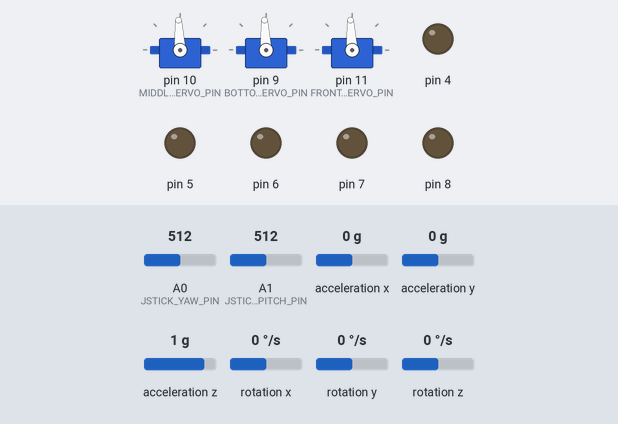
A sketch run on a simulated Arduino Uno, built with avr-gcc and run on an emulated ATmega328P. Shown: 3 × servo, output pins drawn as LEDs (lit = HIGH). Wiring (inferred from the names in the program): MPU-6050 motion sensor at I2C address 0x68. Inputs (shaded band) come from the test bench; at power-on: rotation x 0 °/s, A0 (JSTICK_YAW_PIN) = 512, A1 (JSTICK_PITCH_PIN) = 512, rotation z 0 °/s, acceleration x 0 g, acceleration y 0 g, acceleration z 1 g, rotation y 0 °/s. EEPROM starts erased; what the sketch prints to the serial monitor is not drawn.

Above: at 4.6 s.
4.7 s: rotation x set to -192 °/s
At 5.09 s:
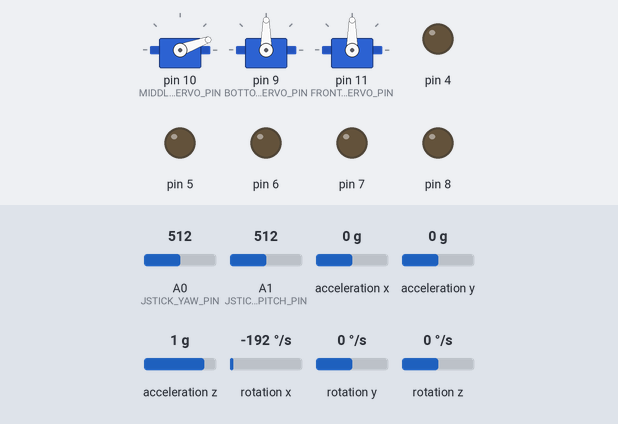
At 5.8 s:
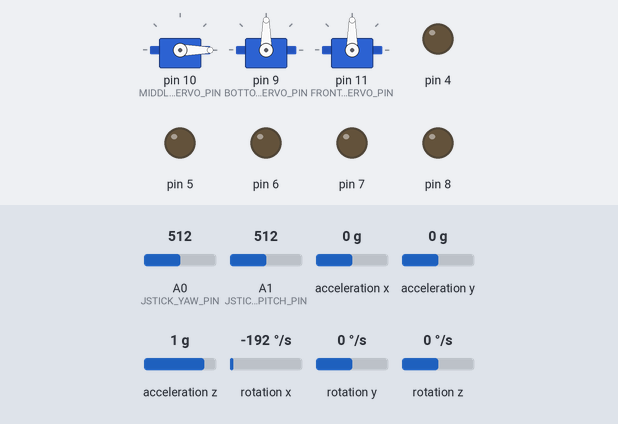
6.6 s: A0 (JSTICK_YAW_PIN) set to 538
8.1 s: A0 (JSTICK_YAW_PIN) set to 551
At 8.7 s:
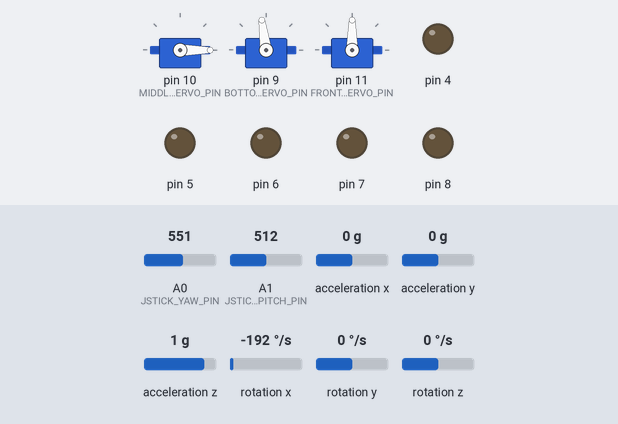
11.1 s: A1 (JSTICK_PITCH_PIN) set to 533
14.1 s: A1 (JSTICK_PITCH_PIN) set to 551
At 14.53 s:
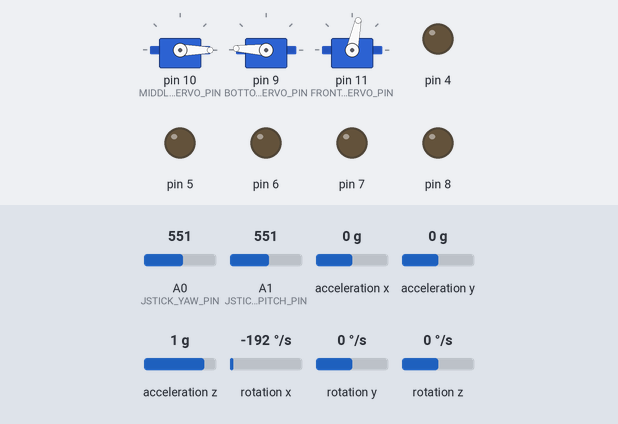
17.1 s: rotation z set to -192 °/s
Timing chart, 0 to 23.1 s (numbered marks = the images above; inputs shaded):
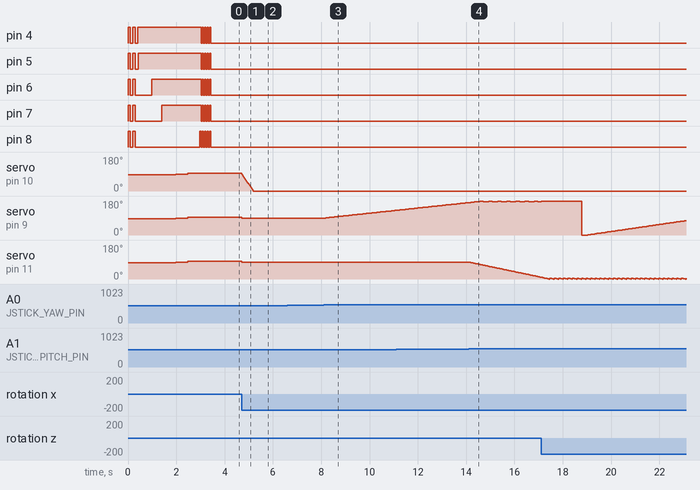

The sketch:

stabilizer.ino
```cpp
#include <Servo.h>
#include <Wire.h>
#include <EEPROM.h>

#include <stdarg.h>

#include "opcode.h"
#include "statusled.h"
#include "stabilizer.h"

#define size_t unsigned long long

#define BLUETOOTH_MODE_SERIAL
/**
 * \brief global pin variables..
 * \a BOTTOM_SERVO_PIN             = 9
 * \a MIDDLE_SERVO_PIN             = 10
 * \a FRONT_SERVO_PIN              = 11
 * \a JSTICK_YAW_PIN               = A0
 * \a JSTICK_PITCH_PIN             = A1
 * \a RESET_POS_PIN                = 3
 */
constexpr auto BOTTOM_SERVO_PIN = 9;
constexpr auto MIDDLE_SERVO_PIN = 10;
constexpr auto FRONT_SERVO_PIN = 11;
constexpr auto JSTICK_YAW_PIN = A0;
constexpr auto JSTICK_PITCH_PIN = A1;
constexpr auto RESET_POS_PIN = 3;
/// middle point (just for servo)
// TODO : change servo with gearbox motor. (this variable will be removed).
constexpr auto MID_POINT = 90;

double  pitchMidPoint   = MID_POINT,
        yawMidPoint     = MID_POINT,
        rollMidPoint    = MID_POINT;

const int MPU = 0x68; // MPU6050 I2C address

/**
 * \brief status LED pins:
 * * 4 5 6 7 8
 */
statusLED SLED(4,5,6,7,8);

Servo yDirection, xDirection, zDirection;

float AccX, AccY, AccZ;
float GyroX, GyroY, GyroZ;
float accAngleX, accAngleY, gyroAngleX, gyroAngleY, gyroAngleZ;
float roll, pitch, yaw;
float lastRoll, lastPitch, lastYaw;
float AccErrorX, AccErrorY, GyroErrorX, GyroErrorY, GyroErrorZ;
float elapsedTime, currentTime, previousTime;

void calculate_IMU_error();
void resetHandlers();
void collibrate();
void saveDataToEEPROM();
void initializeDevice();
void parseCommand(const String &);

void setup() {
    SLED.blinkALL(100, 2);
    SLED.setStatus(0x01);
    Serial.begin(9600);

    sendOpCode(OpCode::DEBUG_MODE,"s","device started");

    Wire.begin();                      // Initialize communication
    Wire.beginTransmission(MPU);       // Start communication with MPU6050 // MPU=0x68
    Wire.write(0x6B);                  // Talk to the register 6B
    Wire.write(0x00);                  // Make reset - place a 0 into the 6B register
    Wire.endTransmission(true);        // end the transmission

    /*
    ! unused code (configure ACCEL):
    * Configure Accelerometer Sensitivity - Full Scale Range (default +/- 2g)
    * Wire.beginTransmission(MPU);
    * Wire.write(0x1C);                  //Talk to the ACCEL_CONFIG register (1C hex)
    * Wire.write(0x10);                  //Set the register bits as 00010000 (+/- 8g full scale range)
    * Wire.endTransmission(true);
    ! unused code (configure GYRO):
    * Configure Gyro Sensitivity - Full Scale Range (default +/- 250deg/s)
    * Wire.beginTransmission(MPU);
    * Wire.write(0x1B);                   // Talk to the GYRO_CONFIG register (1B hex)
    * Wire.write(0x10);                   // Set the register bits as 00010000 (1000deg/s full scale)
    * Wire.endTransmission(true);
    * delay(20);
    */
#ifndef BLUETOOTH_MODE_SERIAL
    sendOpCode(OpCode::MESSAGE,"s","begin c_imu_func\n");
#endif // * !BLUETOOTH_MODE_SERIAL
    //initializeDevice();
    delay(20);
    SLED.setStatus(0b00000011);
    collibrate();

    xDirection.attach(MIDDLE_SERVO_PIN);
    zDirection.attach(BOTTOM_SERVO_PIN);
    yDirection.attach(FRONT_SERVO_PIN);

    //test servo motors
    for (int i = -1; i <= 1; ++i)
    {
        xDirection.write(MID_POINT + i * 3);
        yDirection.write(MID_POINT + i * 3);
        zDirection.write(MID_POINT + i * 3);

        sendOpCode(OpCode::MESSAGE,"sis","test motors on",MID_POINT + i * 3,"degree");
        delay(500); //wait for servo to test
    }
    SLED.setStatus(0b00011111);
    SLED.blinkALL(50, 5);

    /**
     * this line of code enable reset mode and attach it to resetHandlers
     */
    //pinMode(RESET_POS_PIN,INPUT);
    //attachInterrupt(digitalPinToInterrupt(RESET_POS_PIN), resetHandlers, CHANGE);
}

void loop() {
    // === Read accelerometer data === //
    Wire.beginTransmission(MPU);
    Wire.write(0x3B); // Start with register 0x3B (ACCEL_XOUT_H)
    Wire.endTransmission(false);
    Wire.requestFrom(MPU, 6, true); // Read 6 registers total, each axis value is stored in 2 registers
    //For a range of +-2g, we need to divide the raw values by 16384, according to the datasheet
    AccX = (Wire.read() << 8 | Wire.read()) / 16384.0; // X-axis value
    AccY = (Wire.read() << 8 | Wire.read()) / 16384.0; // Y-axis value
    AccZ = (Wire.read() << 8 | Wire.read()) / 16384.0; // Z-axis value
    // Calculating Roll and Pitch from the accelerometer data
    accAngleX = (atan(AccY / sqrt(pow(AccX, 2) + pow(AccZ, 2))) * 180 / PI) - AccErrorX;      // AccErrorX ~(0.58) See the calculate_IMU_error()custom function for more details
    accAngleY = (atan(-1 * AccX / sqrt(pow(AccY, 2) + pow(AccZ, 2))) * 180 / PI) - AccErrorY; // AccErrorY ~(-1.58)
    // === Read gyroscope data === //
    previousTime = currentTime;        // Previous time is stored before the actual time read
    currentTime = millis();            // Current time actual time read
    elapsedTime = (currentTime - previousTime) / 1000; // Divide by 1000 to get seconds
    Wire.beginTransmission(MPU);
    Wire.write(0x43); // Gyro data first register address 0x43
    Wire.endTransmission(false);
    Wire.requestFrom(MPU, 6, true); // Read 4 registers total, each axis value is stored in 2 registers
    GyroX = (Wire.read() << 8 | Wire.read()) / 131.0; // For a 250deg/s range we have to divide first the raw value by 131.0, according to the datasheet
    GyroY = (Wire.read() << 8 | Wire.read()) / 131.0;
    GyroZ = (Wire.read() << 8 | Wire.read()) / 131.0;
    // Correct the outputs with the calculated error values
    GyroX = GyroX - GyroErrorX; // GyroErrorX ~ (-0.56)
    GyroY = GyroY - GyroErrorY; // GyroErrorY ~ (2)
    GyroZ = GyroZ - GyroErrorZ; // GyroErrorZ ~ (-0.8)
    // Currently the raw values are in degrees per seconds, deg/s, so we need to multiply by seconds (s) to get the angle in degrees
    gyroAngleX = gyroAngleX + GyroX * elapsedTime; // deg/s * s = deg
    gyroAngleY = gyroAngleY + GyroY * elapsedTime;

    yaw = yaw + GyroZ * elapsedTime;
    // Complementary filter - combine accelerometer and gyro angle values
    roll = 0.96 * gyroAngleX + 0.04 * accAngleX;
    pitch = 0.96 * gyroAngleY + 0.04 * accAngleY;

#ifdef BLUETOOTH_MODE_SERIAL
    if (Serial.available())
    {
        String commmand = Serial.readStringUntil(';');
        parseCommand(commmand);
    }
#elif 1
    // Print the values on the serial monitor
    sendOpCode(OpCode::PITCH_DEGREE,"i",pitch);
    sendOpCode(OpCode::ROLL_DEGREE,"i",roll);
    sendOpCode(OpCode::YAW_DEGREE,"i",yaw);
#endif // BLUETOOTH_MODE_SERIAL

    if (lastRoll != roll || lastPitch != pitch || lastYaw != yaw)
    {
        xDirection.write(roll + rollMidPoint);
        yDirection.write(pitch + pitchMidPoint);
        zDirection.write(-yaw + yawMidPoint);
    }

    lastRoll = roll;
    lastPitch = pitch;
    lastYaw = yaw;

    auto yButton = analogRead(JSTICK_YAW_PIN);
    auto pButton = analogRead(JSTICK_PITCH_PIN) ;

    /*!
     * read yaw and pitch axis of joystick and set to \a yButton and \a pButton.
     * middle number is 500 value must have at least 50 distance to 50.
     * and it minus 500 and divide to 1200 (experimental choice).
     * boundary angles are 0 and 180.
     * if mid points reach boundaries, they push back by 5 degree.
     */
    if(yButton < 450 || yButton > 550)
    {
        yawMidPoint += (yButton - 500.) / 1200.;
        if (yawMidPoint > 180)
        {
            yawMidPoint = 175;
        }
        else if (yawMidPoint < 0)
        {
            yawMidPoint = 5;
        }
    }
    if(pButton < 450 || pButton > 550)
    {
        pitchMidPoint -= (pButton - 500.) / 600.;
        if (pitchMidPoint > 180)
        {
            pitchMidPoint = 175;
        }
        else if(pitchMidPoint < 0)
        {
            pitchMidPoint = 5;
        }
    }
#if !defined(BLUETOOTH_MODE_SERIAL) && 0
    sendOpCode(OpCode::MESSAGE,"isisi",pButton," ",yButton," ",digitalRead(RESET_POS_PIN));
#endif // * !BLUETOOTH_MODE_SERIAL
}

/**
 * this function parse data coming from serial COM.
 * and send appropriate command to controller application.
 *
 * \param  command {String} :
 *      input command is contain commands and their parameters separated with ':' and ends with ';'.
 */
void parseCommand(const String &command)
{
    int seprator = command.indexOf(':');
    int operationCode = command.substring(0,seprator).toInt();

    // * Debug :
    // * sendOpCode(OpCode::MESSAGE,"iS",operationCode,command);
    switch (operationCode)
    {

    case OpCode::MOVE_PITCH_MID:
    {
        pitchMidPoint = static_cast<double>(command.substring(seprator+1,command.indexOf(';')).toInt()) +MID_POINT;
        sendOpCode(OpCode::PITCH_MID,"i",static_cast<int>(pitchMidPoint));
        yDirection.write(pitch + pitchMidPoint);
        break;
    }

    case OpCode::MOVE_ROLL_MID:
    {
        rollMidPoint = static_cast<double>(command.substring(seprator+1,command.indexOf(';')).toInt()) + MID_POINT;
        sendOpCode(OpCode::ROLL_MID,"i",static_cast<int>(rollMidPoint));
        xDirection.write(roll + rollMidPoint);
        break;
    }

    case OpCode::MOVE_YAW_MID:
    {
        yawMidPoint = -static_cast<double>(command.substring(seprator+1,command.indexOf(';')).toInt()) + MID_POINT;
        sendOpCode(OpCode::YAW_MID,"i",static_cast<int>(yawMidPoint));
        zDirection.write(-yaw + yawMidPoint);
        break;
    }
    default:
        sendOpCode(OpCode::INVALID_SERIAL_COM);
        break;
    }
}

/**
 * \brief calculate_IMU_error
 * this function calculate IMU error and set to \a AccErrorX and \a AccErrorY for ACCEL
 * and GYRO error set to \a GyroErrorX , \a GyroErrorY and \a GyroErrorZ .
 */
void calculate_IMU_error() {
    int c = 0;
    // Note that you should place the IMU flat in order to get the proper values, so that you then can the correct values
    // Read accelerometer values 400 times
    while (c < 400) {
        Wire.beginTransmission(MPU);
        Wire.write(0x3B);
        Wire.endTransmission(false);
        Wire.requestFrom(MPU, 6, true);
        AccX = (Wire.read() << 8 | Wire.read()) / 16384.0;
        AccY = (Wire.read() << 8 | Wire.read()) / 16384.0;
        AccZ = (Wire.read() << 8 | Wire.read()) / 16384.0;
        // Sum all readings
        AccErrorX = AccErrorX + ((atan((AccY) / sqrt(pow((AccX), 2) + pow((AccZ), 2))) * 180 / PI));
        AccErrorY = AccErrorY + ((atan(-1 * (AccX) / sqrt(pow((AccY), 2) + pow((AccZ), 2))) * 180 / PI));
        c++;
    }
    SLED.setStatus(0b00000111);
    //Divide the sum by 400 to get the error value
    AccErrorX = AccErrorX / 400;
    AccErrorY = AccErrorY / 400;
    c = 0;
    // Read gyro values 400 times
    while (c < 400) {
        Wire.beginTransmission(MPU);
        Wire.write(0x43);
        Wire.endTransmission(false);
        Wire.requestFrom(MPU, 6, true);
        GyroX = Wire.read() << 8 | Wire.read();
        GyroY = Wire.read() << 8 | Wire.read();
        GyroZ = Wire.read() << 8 | Wire.read();
        // Sum all readings
        GyroErrorX = GyroErrorX + (GyroX / 131.0);
        GyroErrorY = GyroErrorY + (GyroY / 131.0);
        GyroErrorZ = GyroErrorZ + (GyroZ / 131.0);
        c++;
    }
    SLED.setStatus(0b00001111);
    //Divide the sum by 400 to get the error value
    GyroErrorX = GyroErrorX / 400;
    GyroErrorY = GyroErrorY / 400;
    GyroErrorZ = GyroErrorZ / 400;

    // Print the error values on the Serial Monitor

#if !defined(BLUETOOTH_MODE_SERIAL) && 0
    sendOpCode(OpCode::ACC_ERROR_DATA,"ff",AccErrorX,AccErrorY);
    sendOpCode(OpCode::GYRO_ERROR_DATA,"fff",GyroErrorX,GyroErrorY,GyroErrorZ);
#endif
}

void collibrate()
{
    calculate_IMU_error();
    //
    //some other codes ***************
    //
    saveDataToEEPROM();
}

//save error data to EEPROM (AccErrorX, AccErrorY, GyroErrorX, GyroErrorY, GyroErrorZ)
constexpr int dataSize = sizeof(float);
constexpr int dataShift = 1;
/**
 * \brief saveDataToEEPROM
 * this function save ACCEL and GYRO data to epprom.
 */
void saveDataToEEPROM()
{
    //true means data saved at least one time.
    EEPROM.write(0, 0x1);
    EEPROM.put(0x0 * dataSize + dataShift, AccErrorX);
    EEPROM.put(0x1 * dataSize + dataShift, AccErrorY);
    EEPROM.put(0x2 * dataSize + dataShift, GyroErrorX);
    EEPROM.put(0x3 * dataSize + dataShift, GyroErrorY);
    EEPROM.put(0x4 * dataSize + dataShift, GyroErrorZ);
}

//load error values from EEPROM.
void initializeDevice()
{
    if (dataShift > 0 && EEPROM.length() >= 5 * dataSize + dataShift && EEPROM.read(0) == 0x1)//if true then EEPROM data is valid
    {
        EEPROM.get(0x0 * dataSize + dataShift, AccErrorX);
        EEPROM.get(0x1 * dataSize + dataShift, AccErrorY);
        EEPROM.get(0x2 * dataSize + dataShift, GyroErrorX);
        EEPROM.get(0x3 * dataSize + dataShift, GyroErrorY);
        EEPROM.get(0x4 * dataSize + dataShift, GyroErrorZ);
    }
    else if (EEPROM.read(0) == 0x1) //send error code
    {
        sendOpCode(OpCode::EMPTY_EEPROM);
        collibrate();
    }
    else
    {
        sendOpCode(OpCode::INVALID_EEPROM);
    }
}
/**
 * this function reset servo motors position to \a MID_POINT and show an led status.
 * \brief resetServoPosition
 */
void resetServoPosition()
{
    pitchMidPoint = rollMidPoint = yawMidPoint = MID_POINT;
    SLED.setStatus(0b00000100);
    delay(100);
    SLED.clearALL();
}
```

opCode.h
```cpp
#pragma once
#ifndef OPCODE_H
#define OPCODE_H

enum OpCode:uint8_t
{
    /// operations : contain controll commands.
    MOVE_PITCH_MID = 0x05,  /**
                             * this command send from controller application.
                             * and means pitch motor must move with given angle.
                             * \param angle : single parameters containing a number between -90 to 90
                             */
    MOVE_ROLL_MID,      /** same as the \a MOVE_PITCH_MID   */
    MOVE_YAW_MID,       /** same as the \a MOVE_PITCH_MID   */
    RESET_PITCH_MID,    /// reset just pitch mid    (no parameters)
    RESET_ROLL_MID,     /// reset just roll mid     (no parameters)
    RESET_YAW_MID,      /// reset just yaw mid      (no parameters)
    PATH_WITH_SPEED,    /*!
                        * this command send by controller application and contain 6 parameters
                        * \param midDist : distention
                        */
    PITCH_MID,          /** get \a PITCH_MID value (no parameters)       */
    ROLL_MID,           /** get \a ROLL_MID value (no parameters)        */
    YAW_MID,            /** get \a YAW_MID value (no parameters)         */
    PITCH_ANGLE,        /** get \a PITCH_ANGLE value (no parameters)     */
    ROLL_ANGLE,         /** get \a ROLL_ANGLE value (no parameters)      */
    YAW_ANGLE,          /** get \a YAW_ANGLE value (no parameters)       */

    /// settings:
    CALIBRATE_STABILIZER = 0x20,
                            /**
                             * call calibration function.
                             * it take some seconds to calibrate
                             */
    GET_ERROR_DATA,         /** get data from GYRO and ACCEL error data and send to controller application. */
    GET_EEPROM_DATA,        /** get data from eeprom data and send to controller application. */
    GET_CURRENT_ANGLE,      /** get */

    CLEAR_EEPROM,
    GYRO_ERROR_DATA,
    ACC_ERROR_DATA,

    /// status LED : LED's command goes here.
    BLINK_LED = 0xe0,       /// make status LED to blink (call blink function)
    SET_LED_STATUS,         /** a command with a \param that is a number between zero (0b0) and 63(0b11111)*/

    /// error codes : error code for better debuging.
    EMPTY_EEPROM = 0xd0,    /// an error rise when eeprom is empty (data for calibration will store in eeprom)
    INVALID_EEPROM,         /// an error rise when data in eeprom is invalid (can be fetermined ).
    INVALID_GYRO,
    INVALID_SERIAL_COM,    /// an error rise when data that came from serial COM is invalid.
    INVALID_INPUT,          ///

    /// system code.
    OK = 0xf0,              // send a message from/to controller to verify command correctness
    MESSAGE,                /**
                             * a command that followed by single parameter.
                             * \param message : an string containing a message from/to controller application.
                             */
    DEBUG_MODE,             /// switch micro to debug mode, so debug message sends over serial COM.
};

#endif // * !OPCODE
```

stabilizer.cpp
```cpp
#include "stabilizer.h"

void sendOpCode(const OpCode oc)
{
    Serial.println(String(oc) + ';');
}

void sendOpCode(const OpCode operationCode, const String &commandString)
{
    Serial.println(String(operationCode) + ":" + commandString) + ';';
}

void sendOpCode(const OpCode oc, const char *formatter,...)
{
    va_list valist;
    char seprator = ':';
    int size = strlen(formatter);
    va_start(valist, size);
    String data = 'o' + String(oc);

    for (int i = 0; i < size; i++)
    {
        data += seprator;
        switch(formatter[i])
        {
        case 'i':
            data += va_arg(valist, int);
            break;
        case 's':
            data += va_arg(valist, const char *);
            break;
        case 'S':
            data += va_arg(valist, String);
            break;
        case 'c':
            data += static_cast<char>(va_arg(valist, int));
            break;
        case 'd':
            data += va_arg(valist, double);
            break;
        }
    }
    va_end(valist);
    data += ';';

    Serial.println(data);
}
```

stabilizer.h
```cpp
#pragma once
#ifndef STABILIZER_H
#define STABILIZER_H
#include <stdarg.h>
#include <inttypes.h>
#include <string.h>
#include <Arduino.h>

#include "opcode.h"
/**
 *
 * \param  {OpCode} oc :
 */
void sendOpCode(const OpCode oc);

/**
 *
 * \param  {OpCode} oc  :
 * \param  {String} arg :
 */
void sendOpCode(const OpCode operationCode,const String &commandString);

/**
 *
 * \param  {OpCode} oc       :
 * this parameter representing operation code witch defined as \a OpCode enum.
 * \param  {char*} formatter :
 * this parameter containing a set of character in {i for integer, s for const char *, S for String, c for char and d for double}
 * \param  {...} undefined   :
 * this three dots represent initialize list
 */
void sendOpCode(const OpCode oc,const char * formatter,...);

#endif //* !STABILIZER_H
```

Source omitted: statusLED.h (947 bytes), statusled.cpp (1475 bytes)

Measured:
- the behaviour switches between 550 and 551 on A1 (JSTICK_PITCH_PIN) (found by bisection; images 3 and 4)
- after the input at 4.7 s, servo on pin 10 (MIDDLE_SERVO_PIN): moves from 93° to 0° over 0.48 s, starting at once; servo on pin 9 (BOTTOM_SERVO_PIN), servo on pin 11 (FRONT_SERVO_PIN): 93° → 90° at once
- after the input at 6.6 s, every drawn part: stays the same
- after the input at 8.1 s, servo on pin 9 (BOTTOM_SERVO_PIN): moves from 90° to 130° over 2.9 s, starting after 0.08 s
- after the input at 14.1 s, servo on pin 11 (FRONT_SERVO_PIN): moves from 90° to 9° over 3.0 s, starting at once
